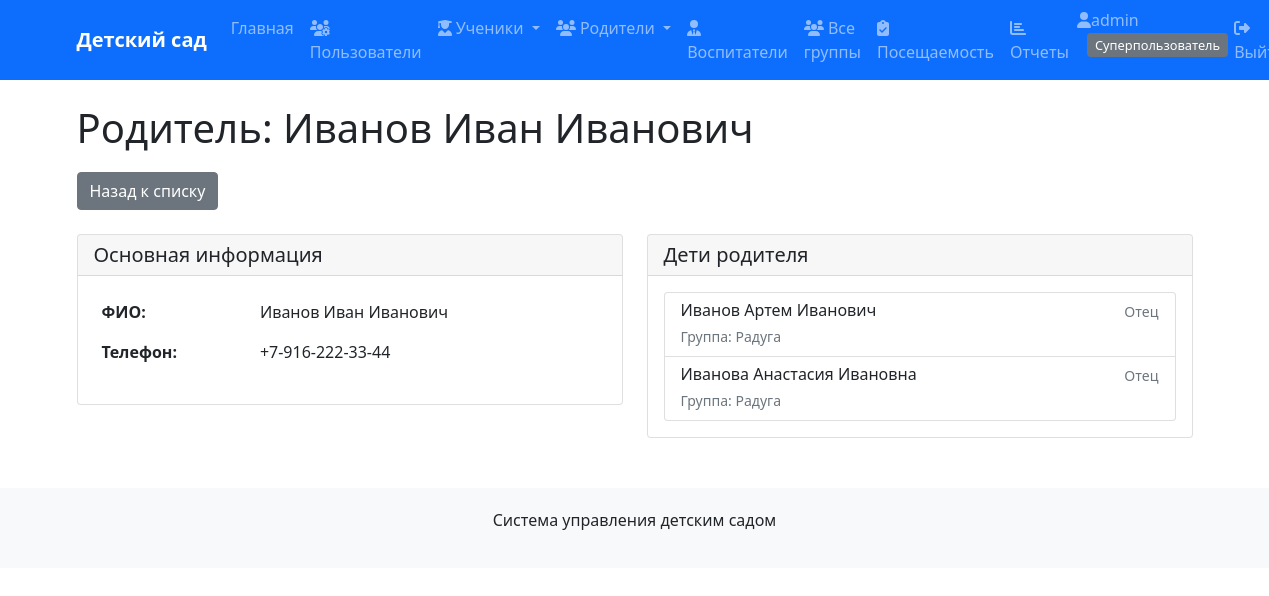
/parents/9/ (signed in), run on the app's committed database.
### kindergarten/models.py (models this page shows, shortened)
class Parent(models.Model):
    RELATIONSHIP_CHOICES = [
        ('Мать', 'Мать'),
        ('Отец', 'Отец'),
        ('Бабушка', 'Бабушка'),
        ('Дедушка', 'Дедушка'),
        ('Опекун', 'Опекун'),
        ('Другое', 'Другое'),
    ]
    parent_id = models.AutoField(primary_key=True)
    parent_fio = models.CharField(max_length=100, verbose_name='ФИО родителя', db_index=True)
    parent_number = models.CharField(max_length=20, verbose_name='Номер телефона', db_index=True)
    user = models.OneToOneField(User, on_delete=models.CASCADE, null=True, blank=True,
                               related_name='parent_profile')
    class Meta:
        verbose_name = 'Родитель'
        verbose_name_plural = 'Родители'
        indexes = [
            models.Index(fields=['parent_fio', 'parent_number']),
        ]

class StudentParent(models.Model):
    student = models.ForeignKey(Student, on_delete=models.CASCADE, verbose_name='Ученик')
    parent = models.ForeignKey(Parent, on_delete=models.CASCADE, verbose_name='Родитель')
    relationship_type = models.CharField(max_length=20, choices=Parent.RELATIONSHIP_CHOICES,
                                        verbose_name='Степень родства')
    is_primary = models.BooleanField(default=True, verbose_name='Основной контакт')
    class Meta:
        verbose_name = 'Связь ученик-родитель'
        verbose_name_plural = 'Связи ученик-родитель'
        unique_together = ('student', 'parent')

class Student(models.Model):
    student_id = models.AutoField(primary_key=True)
    student_fio = models.CharField(max_length=100, verbose_name='ФИО ученика', db_index=True)
    student_birthday = models.DateField(verbose_name='Дата рождения', db_index=True)
    student_gender = models.CharField(max_length=1, choices=[('М', 'Мужской'), ('Ж', 'Женский')],
                                     verbose_name='Пол')
    student_address = models.TextField(verbose_name='Адрес проживания', blank=True)
    student_date_in = models.DateField(verbose_name='Дата поступления', db_index=True)
    student_date_out = models.DateField(verbose_name='Дата выпуска', null=True, blank=True, db_index=True)
    group = models.ForeignKey(Group, on_delete=models.SET_NULL, null=True,
                             verbose_name='Группа')
    class Meta:
        verbose_name = 'Ученик'
        verbose_name_plural = 'Ученики'
        indexes = [
            models.Index(fields=['group', 'student_date_out']),  # For active students in group
            models.Index(fields=['student_fio', 'student_birthday']),  # For search queries
        ]

class Group(models.Model):
    CATEGORY_CHOICES = [
        ('Младшая', 'Младшая (2-3 года)'),
        ('Средняя', 'Средняя (3-4 года)'),
        ('Старшая', 'Старшая (4-5 лет)'),
        ('Подготовительная', 'Подготовительная (5-7 лет)'),
    ]
    MAX_STUDENTS = 30  # Максимальная наполняемость группы
    group_id = models.AutoField(primary_key=True)
    group_name = models.CharField(max_length=50, unique=True, verbose_name='Название группы', db_index=True)
    group_category = models.CharField(max_length=20, choices=CATEGORY_CHOICES,
                                     verbose_name='Возрастная категория', db_index=True)
    group_year = models.IntegerField(verbose_name='Год обучения', default=2024, db_index=True)
    teacher = models.ForeignKey(Teacher, on_delete=models.SET_NULL, null=True,
                               blank=True, verbose_name='Воспитатель')
    room_number = models.CharField(max_length=10, verbose_name='Номер кабинета',
                                  default='101')
    max_capacity = models.IntegerField(verbose_name='Максимальная наполняемость',
                                      default=MAX_STUDENTS)
    class Meta:
        verbose_name = 'Группа'
        verbose_name_plural = 'Группы'
        indexes = [
            models.Index(fields=['group_category', 'group_year']),
            models.Index(fields=['teacher', 'group_year']),
        ]

### kindergarten/views.py (the view)
# urls.py: path('parents/<int:pk>/', views.parent_detail, name='parent_detail'),
@login_required
def parent_detail(request, pk):
    parent = get_object_or_404(Parent, pk=pk)
    children = StudentParent.objects.filter(parent=parent).select_related('student')
    return render(request, 'kindergarten/parent_detail.html', {
        'parent': parent,
        'children': children,
    })

### kindergarten/templates/kindergarten/parent_detail.html (shortened to what this page needs)
{% extends 'kindergarten/base.html' %}
{% block content %}
<h1>Родитель: {{ parent.parent_fio }}</h1>
<div class="action-buttons mb-4">
    <a href="{% url 'parent_list' %}" class="btn btn-secondary">
         Назад к списку
    </a>
</div>
<div class="row">
    <div class="col-md-6">
        <div class="card">
            <div class="card-header">
                <h5 class="mb-0">Основная информация</h5>
            </div>
            <div class="card-body">
                <table class="table table-borderless">
                    <tr>
                        <th>ФИО:</th>
                        <td>{{ parent.parent_fio }}</td>
                    </tr>
                    <tr>
                        <th>Телефон:</th>
                        <td>{{ parent.parent_number }}</td>
                    </tr>
                </table>
            </div>
        </div>
    </div>
    <div class="col-md-6">
        <div class="card">
            <div class="card-header">
                <h5 class="mb-0">Дети родителя</h5>
            </div>
            <div class="card-body">
                {% if children %}
                <div class="list-group">
                    {% for child in children %}
                    <a href="{% url 'student_detail' child.student.pk %}" class="list-group-item list-group-item-action">
                        <div class="d-flex w-100 justify-content-between">
                            <h6 class="mb-1">{{ child.student.student_fio }}</h6>
                            <small class="text-muted">{{ child.relationship_type }}</small>
                        </div>
                        <small class="text-muted">
                            Группа: {{ child.student.group.group_name }}
                        </small>
                    </a>
                    {% endfor %}
                </div>
                {% else %}
                <p class="text-muted">Нет привязанных детей</p>
                {% endif %}
            </div>
        </div>
    </div>
</div>
{% endblock %}

### kindergarten/templates/kindergarten/base.html (shortened to what this page needs)
<!DOCTYPE html>
<html lang="ru">
<head>
    <link href="https://cdn.jsdelivr.net/npm/bootstrap@5.1.3/dist/css/bootstrap.min.css" rel="stylesheet">
</head>
<body>
    <nav class="navbar navbar-expand-lg navbar-dark bg-primary">
        <div class="container">
            <a class="navbar-brand" href="{% url 'home' %}">Детский сад</a>
            <div class="collapse navbar-collapse" id="navbarNav">
                <ul class="navbar-nav me-auto">
                    <li class="nav-item">
                        <a class="nav-link" href="{% url 'home' %}">Главная</a>
                    </li>
                    {% if user.is_authenticated %}
                        {% if user.groups.all.0.name == 'Родители' %}
                            {% if user.parent_profile %}
                                <li class="nav-item">
                                    <a class="nav-link" href="{% url 'parent_detail' user.parent_profile.pk %}">
                                        <i class="fas fa-user"></i> Мой профиль
                                    </a>
                                </li>
                                {% with children=user.parent_profile.studentparent_set.all %}
                                    {% if children %}
                                        <li class="nav-item">
                                            <a class="nav-link" href="{% url 'student_detail' children.0.student.pk %}">
                                                <i class="fas fa-child"></i> Мой ребенок
                                            </a>
                                        </li>
                                        <li class="nav-item">
                                            <a class="nav-link" href="{% url 'group_detail' children.0.student.group.pk %}">
                                                <i class="fas fa-users"></i> Группа ребенка
                                            </a>
                                        </li>
                                    {% endif %}
                                {% endwith %}
                            {% endif %}
                        {% elif user.is_superuser %}
                            <li class="nav-item">
                                <a class="nav-link" href="{% url 'user_management' %}">
                                    <i class="fas fa-users-cog"></i> Пользователи
                                </a>
                            </li>
                            <li class="nav-item dropdown">
                                <a class="nav-link dropdown-toggle" href="#" id="studentsDropdown" role="button" data-bs-toggle="dropdown">
                                    <i class="fas fa-user-graduate"></i> Ученики
                                </a>
                            </li>
                            <li class="nav-item dropdown">
                                <a class="nav-link dropdown-toggle" href="#" id="parentsDropdown" role="button" data-bs-toggle="dropdown">
                                    <i class="fas fa-users"></i> Родители
                                </a>
                            </li>
                            <li class="nav-item">
                                <a class="nav-link" href="{% url 'teacher_list' %}">
                                    <i class="fas fa-user-tie"></i> Воспитатели
                                </a>
                            </li>
                            <li class="nav-item">
                                <a class="nav-link" href="{% url 'group_list' %}">
                                    <i class="fas fa-users"></i> Все группы
                                </a>
                            </li>
                            <li class="nav-item">
                                <a class="nav-link" href="{% url 'attendance_list' %}">
                                    <i class="fas fa-clipboard-check"></i> Посещаемость
                                </a>
                            </li>
                        {% endif %}
                        <li class="nav-item">
                            <a class="nav-link" href="{% url 'reports_dashboard' %}">
                                <i class="fas fa-chart-bar"></i> Отчеты
                            </a>
                        </li>
                    {% endif %}
                </ul>
                <ul class="navbar-nav">
                    {% if user.is_authenticated %}
                        <li class="nav-item">
                            <span class="navbar-text me-3">
                                <i class="fas fa-user"></i>{{ user.username }}
                                <span class="user-role">
                                    {% if user.groups.all.0.name == 'Родители' %}
                                        Родитель
                                    {% elif user.groups.all.0.name == 'Воспитатели' %}
                                        Воспитатель
                                    {% elif user.groups.all.0.name == 'Заведующие' %}
                                        Администратор
                                    {% elif user.is_superuser %}
                                        Суперпользователь
                                    {% endif %}
                                </span>
                            </span>
                        </li>
                        <li class="nav-item">
                            <a class="nav-link" href="{% url 'logout' %}">
                                <i class="fas fa-sign-out-alt"></i> Выйти
                            </a>
                        </li>
                    {% endif %}
                </ul>
            </div>
        </div>
    </nav>
    <div class="container mt-4">
        {% block content %}{% endblock %}
    </div>
    <footer class="footer">
        <div class="container text-center">
            <p>Система управления детским садом</p>
        </div>
    </footer>
</body>
</html>

### kindergarten/templates/kindergarten/base.html (style rules this page uses)
.navbar-brand { font-weight: bold; }
.footer { margin-top: 50px; padding: 20px; background-color: #f8f9fa; }
.action-buttons { display: flex; gap: 10px; flex-wrap: wrap; margin: 20px 0; }
.user-role { background-color: #6c757d; color: white; padding: 3px 8px; border-radius: 4px; font-size: 0.8em; margin-left: 10px; }

### data on the page
Parent: parent_fio "Иванов Иван Иванович", parent_number "+7-916-222-33-44"
StudentParent: student.student_fio "Иванов Артем Иванович", relationship_type "Отец", student.group.group_name "Радуга"
StudentParent: student.student_fio "Иванова Анастасия Ивановна", relationship_type "Отец", student.group.group_name "Радуга"

### other printed values
{{ user.username }} "admin"
